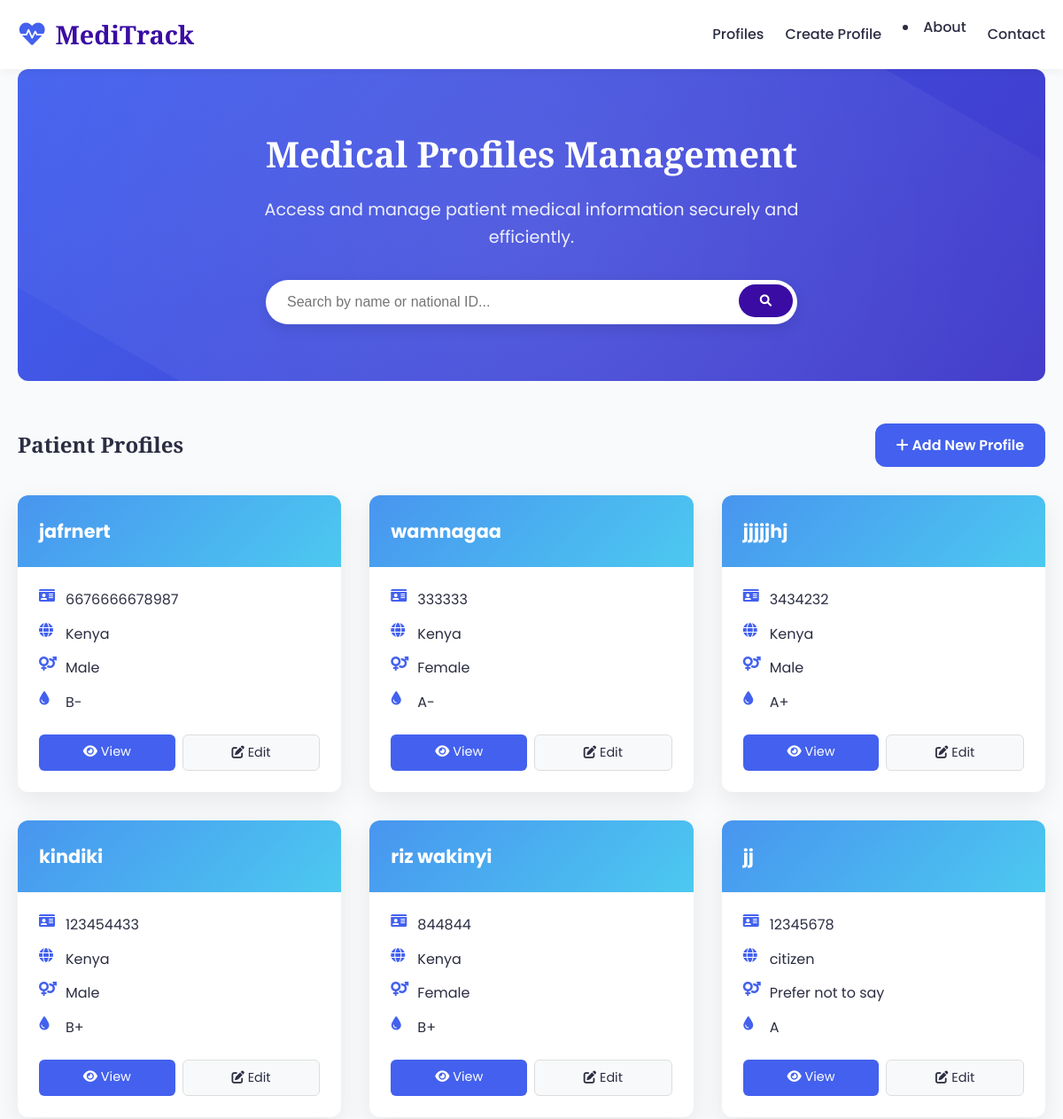
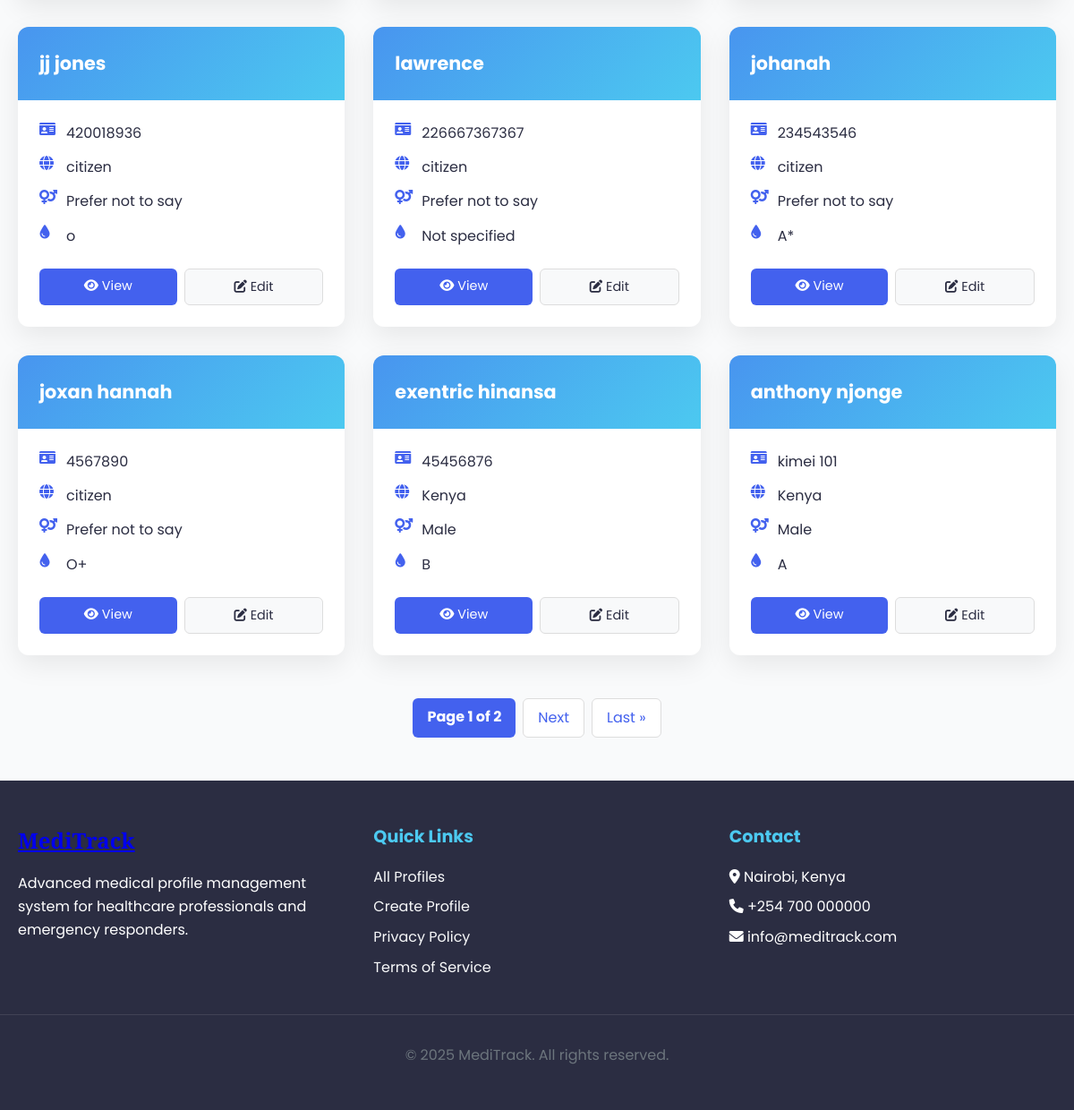
/profiles/, run on the app's committed database (2 pictures, top to bottom).
### medical/models.py (models this page shows, shortened)
class MedicalProfile(models.Model):
    GENDER_CHOICES = [
        ('M', 'Male'),
        ('F', 'Female'),
        ('O', 'Other'),
        ('U', 'Prefer not to say'),
    ]
    BLOOD_TYPE_CHOICES = [
        ('A+', 'A+'),
        ('A-', 'A-'),
        ('B+', 'B+'),
        ('B-', 'B-'),
        ('AB+', 'AB+'),
        ('AB-', 'AB-'),
        ('O+', 'O+'),
        ('O-', 'O-'),
    ]
    full_name = models.CharField(max_length=100)
    national_id = models.CharField(max_length=20, unique=True)
    date_of_birth = models.DateField(null=True, blank=True)
    country = models.CharField(max_length=50, default='Kenya')
    gender = models.CharField(max_length=1, choices=GENDER_CHOICES, default='U')
    blood_type = models.CharField(max_length=3, choices=BLOOD_TYPE_CHOICES, blank=True)
    allergies = models.TextField(blank=True)
    medical_conditions = models.TextField(blank=True)
    medications = models.TextField(blank=True)
    emergency_contact = models.CharField(max_length=100)
    emergency_phone = models.CharField(max_length=20, blank=True)
    owner_email = models.EmailField(blank=True)
    qr_code = models.ImageField(upload_to='qr/', blank=True)
    doctor_access_code = models.CharField(max_length=100, blank=True)
    health_data = models.JSONField(default=dict, blank=True)
    created_at = models.DateTimeField(auto_now_add=True)
    updated_at = models.DateTimeField(auto_now=True)

### medical/views.py (the view)
# urls.py: path('', ProfileListView.as_view(), name='profile_list'),
class ProfileListView(ListView):
    model = MedicalProfile
    template_name = 'medical/profile_list.html'
    context_object_name = 'profiles'
    paginate_by = 12
    def get_queryset(self):
        qs = super().get_queryset().order_by('-created_at')
        q = (self.request.GET.get('q') or '').strip()
        if q:
            return qs.filter(Q(full_name__icontains=q) | Q(national_id__icontains=q))
        return qs

### emergency_profile/medical/templates/medical/profile_list.html (shortened to what this page needs)
{% extends 'medical/base.html' %}
{% block content %}
<section class="hero">
    <div class="hero-content">
        <h1>Medical Profiles Management</h1>
        <p>Access and manage patient medical information securely and efficiently.</p>
        <div class="search-bar">
            <form method="get" action="{% url 'profile_list' %}">
                <input type="text" name="q" placeholder="Search by name or national ID..." value="{{ request.GET.q }}">
                <button type="submit"><i class="fas fa-search"></i></button>
            </form>
        </div>
    </div>
</section>
<div class="profiles-header">
    <h2>Patient Profiles</h2>
    <a href="{% url 'profile_create' %}" class="btn btn-primary">
        <i class="fas fa-plus"></i> Add New Profile
    </a>
</div>
{% if object_list %}
<div class="profile-cards">
    {% for profile in object_list %}
    <div class="profile-card">
        <div class="profile-card-header">
            <h3>{{ profile.full_name }}</h3>
        </div>
        <div class="profile-card-body">
            <div class="profile-info-item">
                <i class="fas fa-id-card"></i>
                <span>{{ profile.national_id }}</span>
            </div>
            <div class="profile-info-item">
                <i class="fas fa-globe"></i>
                <span>{{ profile.country }}</span>
            </div>
            <div class="profile-info-item">
                <i class="fas fa-venus-mars"></i>
                <span>{{ profile.get_gender_display }}</span>
            </div>
            <div class="profile-info-item">
                <i class="fas fa-tint"></i>
                <span>{{ profile.blood_type|default:"Not specified" }}</span>
            </div>
            <div class="profile-actions">
                <a href="{% url 'profile_detail' profile.national_id %}" class="view-btn">
                    <i class="fas fa-eye"></i> View
                </a>
                <a href="{% url 'profile_update' profile.national_id %}" class="edit-btn">
                    <i class="fas fa-edit"></i> Edit
                </a>
            </div>
        </div>
    </div>
    {% endfor %}
</div>
<div class="pagination">
    <span class="current">
        Page {{ page_obj.number }} of {{ page_obj.paginator.num_pages }}
    </span>
    {% if page_obj.has_next %}
        <a href="?page={{ page_obj.next_page_number }}">Next</a>
        <a href="?page={{ page_obj.paginator.num_pages }}">Last &raquo;</a>
    {% endif %}
</div>
{% endif %}
{% endblock %}

### emergency_profile/medical/templates/medical/base.html (shortened to what this page needs)
<!DOCTYPE html>
<html lang="en">
<head>
    <link rel="stylesheet" href="https://cdnjs.cloudflare.com/ajax/libs/font-awesome/6.0.0/css/all.min.css">
</head>
<body>
    <nav class="navbar">
        <div class="container navbar-container">
            <a href="{% url 'profile_list' %}" class="logo">
                <i class="fas fa-heartbeat"></i> MediTrack
            </a>
            <div class="nav-links">
                <a href="{% url 'profile_list' %}">Profiles</a>
                <a href="{% url 'profile_create' %}">Create Profile</a>
                <li><a href="{% url 'about' %}">About</a></li>
                <a href="#">Contact</a>
            </div>
        </div>
    </nav>
    <main class="container">
        {% block content %}{% endblock %}
    </main>
    <footer>
        <div class="container footer-container">
            <div class="footer-about">
                <a href="#" class="footer-logo">MediTrack</a>
                <p>Advanced medical profile management system for healthcare professionals and emergency responders.</p>
            </div>
            <div class="footer-links">
                <h3>Quick Links</h3>
                <ul>
                    <li><a href="{% url 'profile_list' %}">All Profiles</a></li>
                    <li><a href="{% url 'profile_create' %}">Create Profile</a></li>
                    <li><a href="#">Privacy Policy</a></li>
                    <li><a href="#">Terms of Service</a></li>
                </ul>
            </div>
            <div class="footer-links">
                <h3>Contact</h3>
                <ul>
                    <li><i class="fas fa-map-marker-alt"></i> Nairobi, Kenya</li>
                    <li><i class="fas fa-phone"></i> +254 700 000000</li>
                    <li><i class="fas fa-envelope"></i> info@meditrack.com</li>
                </ul>
            </div>
        </div>
        <div class="container copyright">
            <p>&copy; {% now "Y" %} MediTrack. All rights reserved.</p>
        </div>
    </footer>
</body>
</html>

### emergency_profile/medical/templates/medical/base.html (style rules this page uses)
:root { --primary: #4361ee; --primary-light: #4895ef; --primary-dark: #3a0ca3; --secondary: #3f37c9; --accent: #4cc9f0; --light: #f8f9fa; --dark: #2b2d42; --muted: #6c757d; --success: #4ade80; --danger: #f87171; --warning: #fbbf24; --info: #60a5fa; --border-radius: 12px; --box-shadow: 0 10px 30px rgba(0, 0, 0, 0.08); --transition: all 0.3s cubic-bezier(0.25, 0.8, 0.25, 1); }
* { box-sizing: border-box; margin: 0; padding: 0; }
body { font-family: 'Poppins', sans-serif; background-color: #f9fafb; color: var(--dark); line-height: 1.6; min-height: 100vh; }
.container { max-width: 1200px; margin: 0 auto; padding: 0 20px; }
.navbar { background: white; box-shadow: 0 2px 10px rgba(0, 0, 0, 0.05); padding: 1rem 0; position: sticky; top: 0; z-index: 1000; }
.navbar-container { display: flex; justify-content: space-between; align-items: center; }
.logo { font-family: 'Playfair Display', serif; font-size: 1.8rem; font-weight: 700; color: var(--primary-dark); text-decoration: none; display: flex; align-items: center; }
.logo i { margin-right: 10px; color: var(--primary); }
.nav-links { display: flex; gap: 1.5rem; }
.nav-links a { color: var(--dark); text-decoration: none; font-weight: 500; transition: var(--transition); padding: 0.5rem 0; position: relative; }
.nav-links a::after { content: ''; position: absolute; bottom: 0; left: 0; width: 0; height: 2px; background-color: var(--primary); transition: var(--transition); }
.btn { display: inline-block; padding: 0.75rem 1.5rem; border-radius: var(--border-radius); font-weight: 600; text-align: center; text-decoration: none; cursor: pointer; transition: var(--transition); border: none; }
.btn-primary { background-color: var(--primary); color: white; }
footer { background-color: var(--dark); color: white; padding: 3rem 0; margin-top: 3rem; }
.footer-container { display: grid; grid-template-columns: repeat(auto-fit, minmax(250px, 1fr)); gap: 2rem; }
.footer-logo { font-family: 'Playfair Display', serif; font-size: 1.5rem; font-weight: 700; margin-bottom: 1rem; display: inline-block; }
.footer-links h3 { font-size: 1.2rem; margin-bottom: 1rem; color: var(--accent); }
.footer-links ul { list-style: none; }
.footer-links li { margin-bottom: 0.5rem; }
.footer-links a { color: var(--light); text-decoration: none; transition: var(--transition); }
.copyright { text-align: center; margin-top: 2rem; padding-top: 2rem; border-top: 1px solid rgba(255, 255, 255, 0.1); color: var(--muted); }

### data on the page
MedicalProfile: full_name "jafrnert", national_id "6676666678987", country "Kenya", gender "Male", blood_type "B-"
MedicalProfile: full_name "wamnagaa", national_id "333333", country "Kenya", gender "Female", blood_type "A-"
MedicalProfile: full_name "jjjjjhj", national_id "3434232", country "Kenya", gender "Male", blood_type "A+"
MedicalProfile: full_name "kindiki", national_id "123454433", country "Kenya", gender "Male", blood_type "B+"
MedicalProfile: full_name "riz wakinyi", national_id "844844", country "Kenya", gender "Female", blood_type "B+"
MedicalProfile: full_name "jj", national_id "12345678", country "citizen", gender "Prefer not to say", blood_type "A"
MedicalProfile: full_name "jj jones", national_id "420018936", country "citizen", gender "Prefer not to say", blood_type "o"
MedicalProfile: full_name "lawrence", national_id "226667367367", country "citizen", gender "Prefer not to say", blood_type "Not specified"
MedicalProfile: full_name "johanah", national_id "234543546", country "citizen", gender "Prefer not to say", blood_type "A*"
MedicalProfile: full_name "joxan hannah", national_id "4567890", country "citizen", gender "Prefer not to say", blood_type "O+"
MedicalProfile: full_name "exentric hinansa", national_id "45456876", country "Kenya", gender "Male", blood_type "B"
MedicalProfile: full_name "anthony njonge", national_id "kimei 101", country "Kenya", gender "Male", blood_type "A"

### other printed values
{{ page_obj.number }} "1"
{{ page_obj.paginator.num_pages }} "2"
